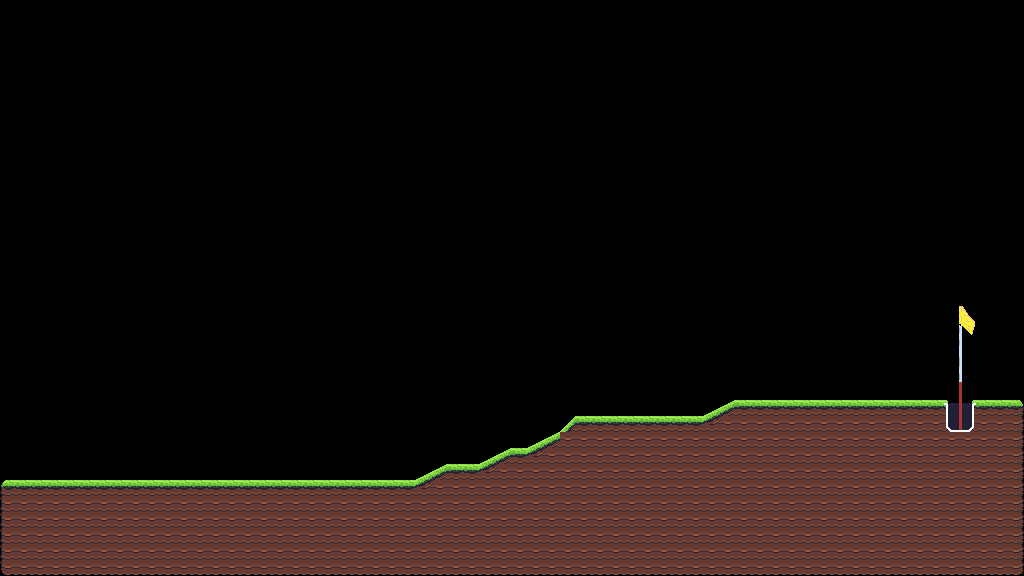

This game map was drawn from its Tiled (.tmx) file and the tilesets committed beside it. A one-line description and the trimmed map source follow:
An orthogonal 64x36 tile map with 16x16 px tiles, 1 tile layer (Level), 2 tilesets and 149 objects (130x collide, 2x finish).

<map version="1.10" tiledversion="1.11.1" orientation="orthogonal" renderorder="right-down" width="64" height="36" tilewidth="16" tileheight="16" infinite="0" nextlayerid="6" nextobjectid="2513">
 <tileset firstgid="1" name="prototype" tilewidth="16" tileheight="16" tilecount="128" columns="16">
  <image source="images/prototype.png" width="256" height="128" />
  <tile id="0" type="ground" />
  <tile id="1" type="ground" />
  <tile id="2" type="ground" />
  <tile id="3" type="ground" />
  <tile id="4" type="ground" />
 </tileset>
 <tileset firstgid="129" name="all2" tilewidth="16" tileheight="16" tilecount="210" columns="14">
  <image source="images/all2.png" width="224" height="244" />
 </tileset>
 <layer id="1" name="Level" width="64" height="36">
  <data>[2304 cells, 549 non-empty, 31 distinct tile ids]</data>
 </layer>
 <objectgroup id="2" name="Ground_Object">
  <object id="2362" type="collide" x="1008" y="400" width="16" height="16" />
  <object id="2363" type="collide" x="0" y="480" width="16" height="16" />
  <object id="2364" type="collide" x="736" y="400" width="16" height="16" />
  <object id="2365" type="collide" x="752" y="400" width="16" height="16" />
  <object id="2366" type="collide" x="768" y="400" width="16" height="16" />
  <object id="2367" type="collide" x="784" y="400" width="16" height="16" />
  <object id="2368" type="collide" x="800" y="400" width="16" height="16" />
  <object id="2369" type="collide" x="816" y="400" width="16" height="16" />
  <object id="2370" type="collide" x="832" y="400" width="16" height="16" />
  <object id="2371" type="collide" x="848" y="400" width="16" height="16" />
  <object id="2372" type="collide" x="864" y="400" width="16" height="16" />
  <object id="2373" type="collide" x="880" y="400" width="16" height="16" />
  <object id="2374" type="collide" x="896" y="400" width="16" height="16" />
  <object id="2375" type="collide" x="912" y="400" width="16" height="16" />
  <object id="2376" type="collide" x="928" y="400" width="16" height="16" />
  <object id="2377" type="collide" x="976" y="400" width="16" height="16" />
  <object id="2378" type="collide" x="992" y="400" width="16" height="16" />
  <object id="2379" type="collide" x="576" y="416" width="16" height="16" />
  <object id="2380" type="collide" x="592" y="416" width="16" height="16" />
  <object id="2381" type="collide" x="608" y="416" width="16" height="16" />
  <object id="2382" type="collide" x="624" y="416" width="16" height="16" />
  <object id="2383" type="collide" x="640" y="416" width="16" height="16" />
  <object id="2384" type="collide" x="656" y="416" width="16" height="16" />
  <object id="2385" type="collide" x="672" y="416" width="16" height="16" />
  <object id="2386" type="collide" x="688" y="416" width="16" height="16" />
  <object id="2387" type="collide" x="512" y="448" width="16" height="16" />
  <object id="2388" type="collide" x="448" y="464" width="16" height="16" />
  <object id="2389" type="collide" x="464" y="464" width="16" height="16" />
  <object id="2390" type="collide" x="16" y="480" width="16" height="16" />
  <object id="2391" type="collide" x="32" y="480" width="16" height="16" />
  <object id="2392" type="collide" x="48" y="480" width="16" height="16" />
  <object id="2393" type="collide" x="64" y="480" width="16" height="16" />
  <object id="2394" type="collide" x="80" y="480" width="16" height="16" />
  <object id="2395" type="collide" x="96" y="480" width="16" height="16" />
  <object id="2396" type="collide" x="112" y="480" width="16" height="16" />
  <object id="2397" type="collide" x="128" y="480" width="16" height="16" />
  <object id="2398" type="collide" x="144" y="480" width="16" height="16" />
  <object id="2399" type="collide" x="160" y="480" width="16" height="16" />
  <object id="2400" type="collide" x="176" y="480" width="16" height="16" />
  <object id="2401" type="collide" x="192" y="480" width="16" height="16" />
  <object id="2402" type="collide" x="208" y="480" width="16" height="16" />
  <object id="2403" type="collide" x="224" y="480" width="16" height="16" />
  <object id="2404" type="collide" x="240" y="480" width="16" height="16" />
  <object id="2405" type="collide" x="256" y="480" width="16" height="16" />
  <object id="2406" type="collide" x="272" y="480" width="16" height="16" />
  <object id="2407" type="collide" x="288" y="480" width="16" height="16" />
  <object id="2408" type="collide" x="304" y="480" width="16" height="16" />
  <object id="2409" type="collide" x="320" y="480" width="16" height="16" />
  <object id="2410" type="collide" x="336" y="480" width="16" height="16" />
  <object id="2411" type="collide" x="352" y="480" width="16" height="16" />
  <object id="2412" type="collide" x="368" y="480" width="16" height="16" />
  <object id="2413" type="collide" x="384" y="480" width="16" height="16" />
  <object id="2414" type="collide" x="400" y="480" width="16" height="16" />
  <object id="2415" type="collide" x="0" y="560" width="16" height="16" />
  <object id="2416" type="collide" x="0" y="496" width="16" height="16" />
  <object id="2417" type="collide" x="0" y="512" width="16" height="16" />
  <object id="2418" type="collide" x="0" y="528" width="16" height="16" />
  <object id="2419" type="collide" x="0" y="544" width="16" height="16" />
  <object id="2420" x="720.261" y="407.913">
   <polygon points="0,0 15.5217,-7.69565 15.5652,5.3913" />
  </object>
  <object id="2421" x="544.261" y="439.913">
   <polygon points="0,0 15.5217,-7.69565 15.5652,5.3913" />
  </object>
  <object id="2422" x="496.261" y="455.913">
   <polygon points="0,0 15.5217,-7.69565 15.5652,5.3913" />
  </object>
  <object id="2423" x="432.261" y="471.913">
   <polygon points="0,0 15.5217,-7.69565 15.5652,5.3913" />
  </object>
  <object id="2424" x="704.348" y="415.783">
   <polygon points="0,0 15.3913,-7.6087 15.3913,0.608696" />
  </object>
  <object id="2425" x="528.348" y="447.783">
   <polygon points="0,0 15.3913,-7.6087 15.3913,0.608696" />
  </object>
  <object id="2426" x="480.348" y="463.783">
   <polygon points="0,0 15.3913,-7.6087 15.3913,0.608696" />
  </object>
  <object id="2427" x="416.348" y="479.783">
   <polygon points="0,0 15.3913,-7.6087 15.3913,0.608696" />
  </object>
  <object id="2428" type="collide" x="1008" y="560" width="16" height="16" />
  <object id="2429" type="collide" x="1008" y="416" width="16" height="16" />
  <object id="2430" type="collide" x="1008" y="432" width="16" height="16" />
  <object id="2431" type="collide" x="1008" y="448" width="16" height="16" />
  <object id="2432" type="collide" x="1008" y="464" width="16" height="16" />
  <object id="2433" type="collide" x="1008" y="480" width="16" height="16" />
  <object id="2434" type="collide" x="1008" y="496" width="16" height="16" />
  <object id="2435" type="collide" x="1008" y="512" width="16" height="16" />
  <object id="2436" type="collide" x="1008" y="528" width="16" height="16" />
  <object id="2437" type="collide" x="1008" y="544" width="16" height="16" />
  <object id="2438" type="collide" x="16" y="560" width="16" height="16" />
  <object id="2439" type="collide" x="32" y="560" width="16" height="16" />
  <object id="2440" type="collide" x="48" y="560" width="16" height="16" />
  <object id="2441" type="collide" x="64" y="560" width="16" height="16" />
  <object id="2442" type="collide" x="80" y="560" width="16" height="16" />
  <object id="2443" type="collide" x="96" y="560" width="16" height="16" />
  <object id="2444" type="collide" x="112" y="560" width="16" height="16" />
  <object id="2445" type="collide" x="128" y="560" width="16" height="16" />
  </objectgroup>
 <objectgroup id="3" name="Hole_Object">
  <!-- 8 objects omitted --></objectgroup>
 <objectgroup id="5" name="Spawn_Object">
  <!-- 1 objects omitted --></objectgroup>
</map>
<!-- 65 of 149 objects omitted -->
